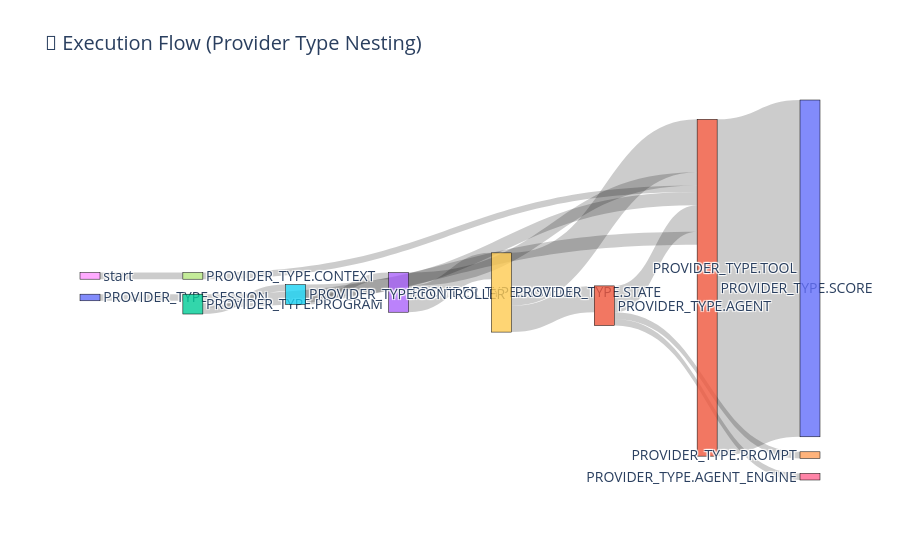

The notebook cell this image was saved under:
### Markdown cell above
### 🧩 Execution Flow (Provider Type Nesting)

This Sankey diagram visualizes the hierarchical execution path taken by the system during a program run.

#### 🔍 What this code does:
- The code groups log entries (`provider_log`) by their `called_by_type` (who invoked them) and `provider_type` (what kind of provider was called).
- It then builds a flow network showing how control moves from one provider type to the next.
- The width of each band represents the number of calls made along that path.

#### 🧠 What you're seeing in the chart:
- **Left-to-right flow** from high-level providers like `session`, `program`, and `controller`, down to mid-level like `system` and `state`, and finally to low-level workers like `agent`, `score`, and `tool`.
- **Wider bands** indicate more frequent interactions. For example, the `state → score` and `score → tool` flows are thick, indicating heavy evaluation and tool usage.
- **Branching paths** (e.g., from `agent` to `score`, `tool`, `agent_engine`) reveal the dependencies that agents rely on to make decisions.

This diagram is useful for identifying:
- Execution bottlenecks
- Overused subsystems
- System architecture layering

It’s a high-level snapshot of how components orchestrate a complete run.

### Code cell
import plotly.graph_objects as go

# Prepare nodes and links
df["source"] = df["called_by_type"].fillna("start")
df["target"] = df["provider_type"]

nodes = list(set(df["source"]) | set(df["target"]))
node_indices = {name: i for i, name in enumerate(nodes)}

link_data = (
    df.groupby(["source", "target"])
    .size()
    .reset_index(name="count")
    .assign(
        source_idx=lambda d: d["source"].map(node_indices),
        target_idx=lambda d: d["target"].map(node_indices)
    )
)

fig = go.Figure(go.Sankey(
    node=dict(
        pad=15,
        thickness=20,
        line=dict(color="black", width=0.5),
        label=nodes
    ),
    link=dict(
        source=link_data["source_idx"],
        target=link_data["target_idx"],
        value=link_data["count"]
    )
))

fig.update_layout(title_text="🧩 Execution Flow (Provider Type Nesting)", font_size=14)
fig.show()

### Figure 1 — Plotly figure (JSON) as saved in the notebook; plotly's stock layout.template omitted (floating-point values rounded to 4 significant figures)
{"data": [{"link": {"source": [11, 11, 11, 7, 5, 5, 2, 2, 1, 0, 9, 9, 3, 3, 8], "target": [6, 4, 1, 1, 1, 3, 5, 1, 10, 2, 11, 1, 1, 9, 7], "value": [1, 1, 4, 1, 2, 1, 1, 2, 51, 1, 4, 8, 2, 4, 1]}, "node": {"label": ["PROVIDER_TYPE.SESSION", "PROVIDER_TYPE.SCORE", "PROVIDER_TYPE.PROGRAM", "PROVIDER_TYPE.SYSTEM", "PROVIDER_TYPE.PROMPT", "PROVIDER_TYPE.CONTROLLER", "PROVIDER_TYPE.AGENT_ENGINE", "PROVIDER_TYPE.CONTEXT", "start", "PROVIDER_TYPE.STATE", "PROVIDER_TYPE.TOOL", "PROVIDER_TYPE.AGENT"], "line": {"color": "black", "width": 0.5}, "pad": 15, "thickness": 20}, "type": "sankey"}], "layout": {"font": {"size": 14}, "title": {"text": "🧩 Execution Flow (Provider Type Nesting)"}}}
